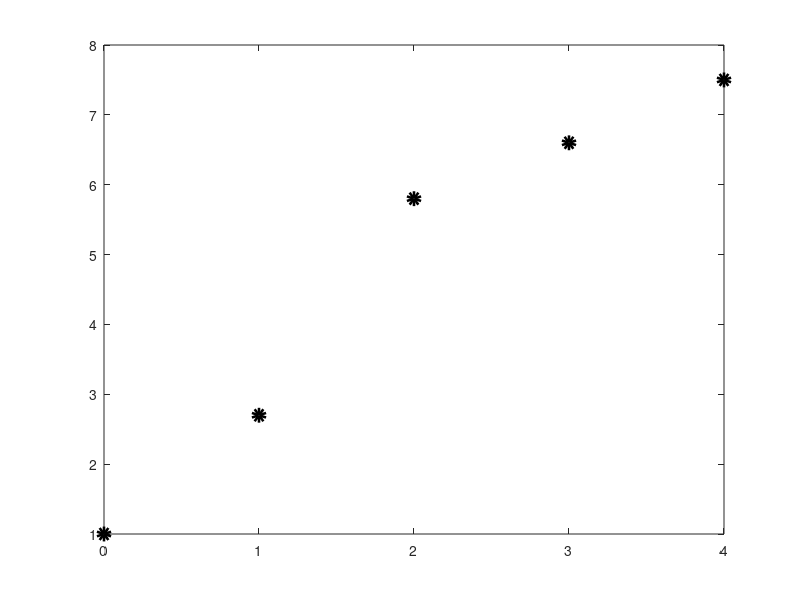

The MATLAB script that drew this image: (Note: this script raises an error after producing the figure.)

clear all;

x= [0 1 2 3 4]';
u0=[1.0 2.7 5.8 6.6 7.5]';
hold off;
plot(x,u0,'ko','LineWidth',5); % plot the data points
hold on;

% next block: Lagrange interpolation with single polynomial
dp(:,1)=x;
dp(:,2)=u0;
x_vector=[0:0.05:4]';
u=CompLagIntp1D(dp, x_vector);   % single polynomial
plot(x_vector,u,'b-','LineWidth',2); % plot polynomial

% next block: piecewise quadratic interpolation
i=1;
dp=zeros(3,2);
while i+2<=size(x,1)
  dp(:,1)=x(i:i+2);
  dp(:,2)=u0(i:i+2);
  x_vector=[x(i):0.05:x(i+2)]';
  u=CompLagIntp1D(dp, x_vector);   % quadratic polynomial
  plot(x_vector,u,'r-.','LineWidth',2); % plot polynomial
  i=i+2;
end

figure (1);
set(gca,'fontsize',16);
xlabel('x','fontsize',18);
ylabel('u','fontsize',18);
legend('Data points','Single polynomial of degree 4',...
       'piecewise quadratic polynomials','Location','SouthEast');


figure(2);
hold off;
plot(0,0,'r.');
hold on;

% for-loop: generate 100 sets of points with +-0.5 perturbation to u0
% and use two interpolation methods to interpolate the data
for i=1:100
  u0r=u0+ rand(5,1)-0.5;  % add +-0.5 perturbation to u0 
  % next block: Lagrange interpolation derivatives
  dp=zeros(5,2);
  dp(:,1)=x;
  dp(:,2)=u0r;
  x_vector=[0 1 2 3 4]';
  ux=CompLagIntp1DDerivative(dp, x_vector);
  plot(x_vector,ux,'ro','LineWidth',2); 

  % next block: piecewise quadratic interpolation
  i=1;
  dp=zeros(3,2);
  while i+2<=size(x,1)
    dp(:,1)=x(i:i+2);
    dp(:,2)=u0r(i:i+2);
    x_vector=[x(i) x(i+1) x(i+2)]';
    ux=CompLagIntp1DDerivative(dp, x_vector);   
    i=i+2;
    plot(x_vector,ux,'bo','LineWidth',2); 
  end
end
